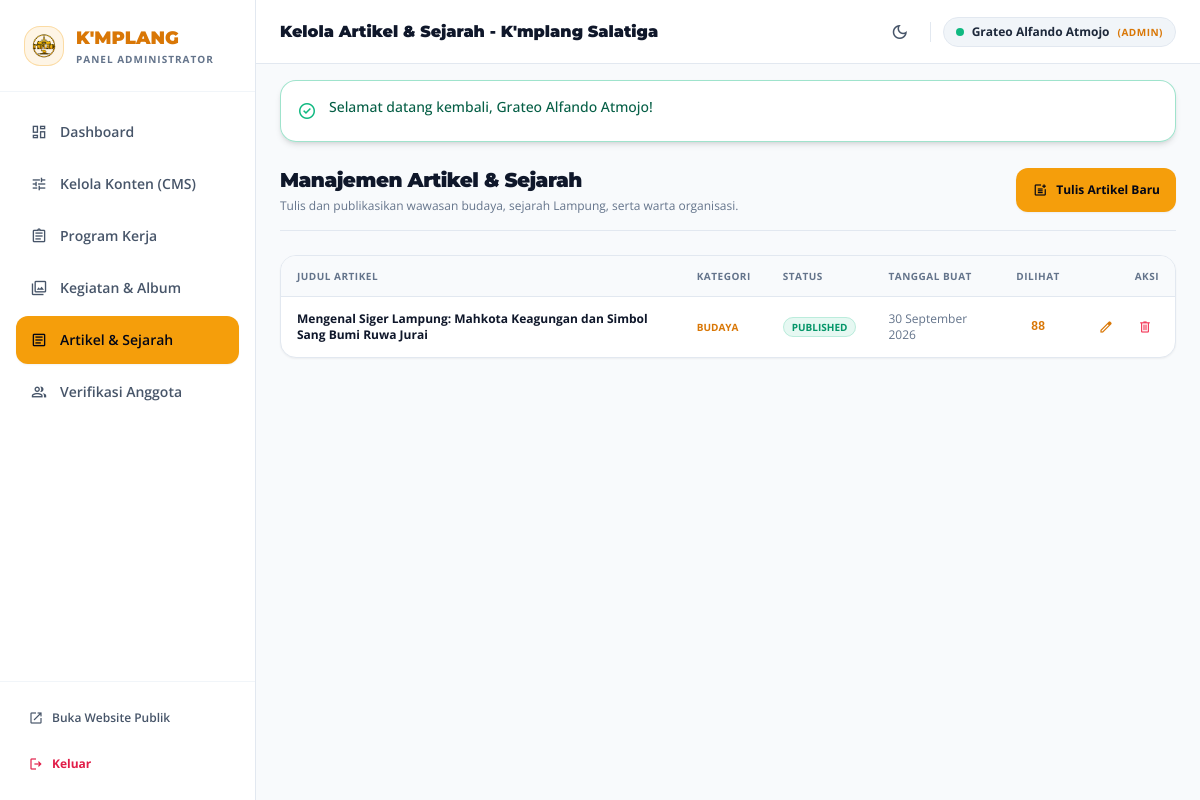
Screenshot of /admin/articles (signed in) with the database file from the repository.
### tables this page shows
CREATE TABLE IF NOT EXISTS `articles` (
    `id` INT AUTO_INCREMENT PRIMARY KEY,
    `judul` VARCHAR(255) NOT NULL,
    `slug` VARCHAR(255) NOT NULL UNIQUE,
    `kategori` VARCHAR(100) NOT NULL DEFAULT 'Berita',
    `konten` LONGTEXT NOT NULL,
    `cover_image` VARCHAR(255) NULL,
    `author_id` INT NULL,
    `status` ENUM('draft', 'published') NOT NULL DEFAULT 'published',
    `view_count` INT NOT NULL DEFAULT 0,
    `created_at` TIMESTAMP DEFAULT CURRENT_TIMESTAMP,
    `updated_at` TIMESTAMP DEFAULT CURRENT_TIMESTAMP ON UPDATE CURRENT_TIMESTAMP,
    INDEX `idx_art_slug` (`slug`),
    INDEX `idx_art_status` (`status`),
    INDEX `idx_art_kategori` (`kategori`),
    CONSTRAINT `fk_articles_author` FOREIGN KEY (`author_id`) REFERENCES `users` (`id`) ON DELETE SET NULL
);

### app/Views/admin/articles/index.php (the view, shortened to what the rows shown need)
<div class="space-y-6">
    <div class="flex flex-col sm:flex-row sm:items-center justify-between gap-4 border-b border-slate-200 dark:border-slate-800 pb-4 transition-colors">
        <div>
            <h2 class="text-xl font-black text-slate-900 dark:text-white font-montserrat tracking-tight">Manajemen Artikel &amp; Sejarah</h2>
            <p class="text-xs text-slate-500 dark:text-slate-400 mt-1">Tulis dan publikasikan wawasan budaya, sejarah Lampung, serta warta organisasi.</p>
        </div>
        <a href="<?= App::baseUrl('/admin/articles/create') ?>" class="inline-flex items-center gap-2 px-4 py-2.5 rounded-xl text-xs font-bold bg-amber-500 hover:bg-amber-400 text-slate-950 shadow-sm transition-all">
            <span class="material-symbols-outlined text-base">post_add</span>
            Tulis Artikel Baru
        </a>
    </div>
    <div class="bg-white dark:bg-slate-900 border border-slate-200 dark:border-slate-800 rounded-2xl overflow-hidden shadow-sm dark:shadow-2xl transition-colors">
        <div class="overflow-x-auto">
            <table class="w-full text-left text-xs text-slate-700 dark:text-slate-300">
                <thead class="bg-slate-50 dark:bg-slate-950 text-slate-500 dark:text-slate-400 uppercase text-[10px] tracking-wider border-b border-slate-200 dark:border-slate-800">
                    <tr>
                        <th class="py-3 px-4">Judul Artikel</th>
                        <th class="py-3 px-4">Kategori</th>
                        <th class="py-3 px-4">Status</th>
                        <th class="py-3 px-4">Tanggal Buat</th>
                        <th class="py-3 px-4 text-center">Dilihat</th>
                        <th class="py-3 px-4 text-right">Aksi</th>
                    </tr>
                </thead>
                <tbody class="divide-y divide-slate-100 dark:divide-slate-800/80">
                    <?php if (empty($articles)): ?>
                        <tr>
                            <td colspan="6" class="py-8 text-center text-slate-400 dark:text-slate-500 italic">Belum ada artikel yang ditulis.</td>
                        </tr>
                    <?php else: ?>
                        <?php foreach ($articles as $art): ?>
                            <tr class="hover:bg-slate-50/80 dark:hover:bg-slate-800/40 transition-colors">
                                <td class="py-3 px-4 font-bold text-slate-900 dark:text-slate-200">
                                    <a href="<?= App::baseUrl('/artikel/' . $art['slug']) ?>" target="_blank" class="hover:text-amber-600 dark:hover:text-amber-400">
                                        <?= e($art['judul']) ?>
                                    </a>
                                </td>
                                <td class="py-3 px-4 uppercase text-[10px] font-bold text-amber-600 dark:text-amber-400"><?= e($art['kategori']) ?></td>
                                <td class="py-3 px-4">
                                    <span class="px-2 py-0.5 rounded-full text-[10px] font-bold uppercase <?= $art['status'] === 'published' ? 'bg-emerald-500/10 text-emerald-600 dark:text-emerald-400 border border-emerald-500/20' : 'bg-slate-100 text-slate-600 border border-slate-200 dark:bg-slate-800 dark:text-slate-400 dark:border-slate-700' ?>">
                                        <?= e($art['status']) ?>
                                    </span>
                                </td>
                                <td class="py-3 px-4 text-slate-500 dark:text-slate-400"><?= Formatter::tanggalIndo($art['created_at']) ?></td>
                                <td class="py-3 px-4 text-center font-mono font-bold text-amber-600 dark:text-amber-400"><?= $art['view_count'] ?></td>
                                <td class="py-3 px-4 text-right space-x-2 whitespace-nowrap">
                                    <a href="<?= App::baseUrl('/admin/articles/edit/' . $art['id']) ?>" class="p-1.5 rounded hover:bg-slate-100 dark:hover:bg-slate-800 text-amber-600 dark:text-amber-400 transition-colors" title="Edit Artikel">
                                        <span class="material-symbols-outlined text-base">edit</span>
                                    </a>
                                    <form action="<?= App::baseUrl('/admin/articles/delete/' . $art['id']) ?>" method="POST" class="inline" onsubmit="return confirm('Hapus artikel ini?');">
                                        <button type="submit" class="p-1.5 rounded hover:bg-rose-500/20 text-rose-500 dark:text-rose-400 transition-colors" title="Hapus">
                                            <span class="material-symbols-outlined text-base">delete</span>
                                        </button>
                                    </form>
                                </td>
                            </tr>
                        <?php endforeach; ?>
                    <?php endif; ?>
                </tbody>
            </table>
        </div>
    </div>
</div>

### app/Core/Router.php (shortened to what the rows shown need)
<?php
class Router
{
    private array $routes = [];
    private function addRoute(string $method, string $path, array|callable $handler, array $middlewares): void
    {
        $pattern = preg_replace('/\{([a-zA-Z0-9_]+)\}/', '(?P<$1>[^/]+)', trim($path, '/'));
        $regex = '#^' . ($pattern === '' ? '' : $pattern) . '$#';
        $this->routes[] = [
            'method'      => $method,
            'path'        => trim($path, '/'),
            'regex'       => $regex,
            'handler'     => $handler,
            'middlewares' => $middlewares
        ];
    }
    public function dispatch(): void
    {
        $requestMethod = $_SERVER['REQUEST_METHOD'] ?? 'GET';
        $rawUri = parse_url($_SERVER['REQUEST_URI'] ?? '/', PHP_URL_PATH);
        $uri = trim(rawurldecode($rawUri), '/');
        $checkMethod = ($requestMethod === 'HEAD') ? 'GET' : $requestMethod;
        foreach ($this->routes as $route) {
            if ($route['method'] !== $checkMethod) {
                continue;
            }
            if (preg_match($route['regex'], $uri, $matches)) {
                $params = [];
                $handler = $route['handler'];
                if (is_array($handler)) {
                    [$controllerClass, $method] = $handler;
                    $controller = new $controllerClass();
                    call_user_func_array([$controller, $method], array_values($params));
                    return;
                }
            }
        }
    }
}

### rows the page displays
articles: judul "Mengenal Siger Lampung: Mahkota Keagungan dan Simbol Sang Bumi Ruwa Jurai", kategori "BUDAYA", status "PUBLISHED", created_at "30 September 2026", view_count "88"
